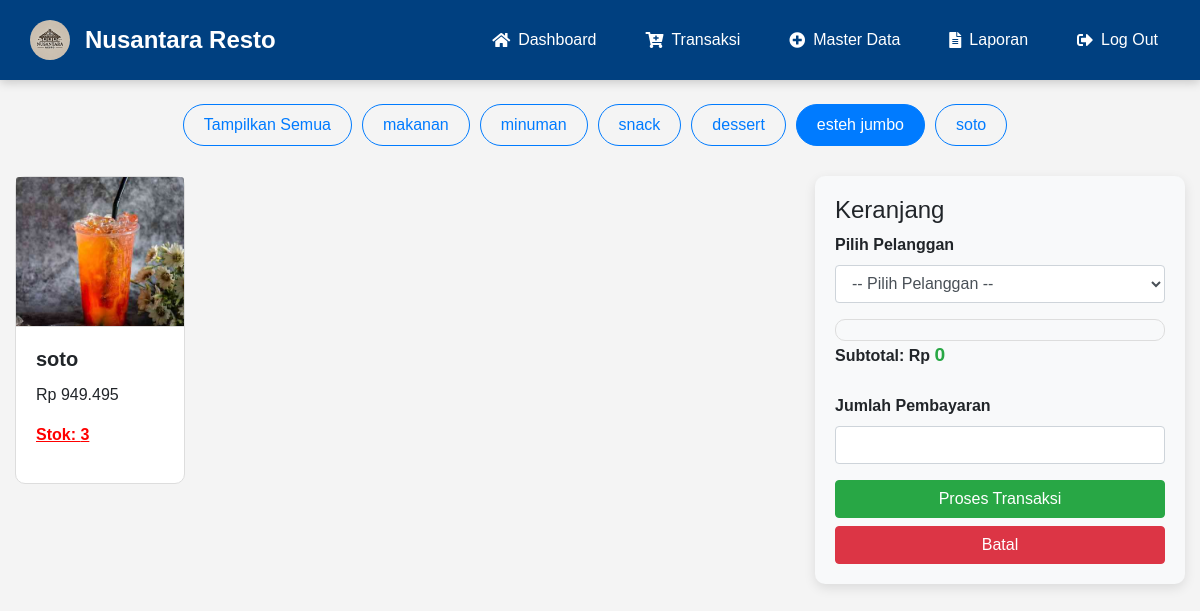
Screenshot of /transaksi.php?category=7 (signed in) with the database file from the repository.
### tables this page shows
CREATE TABLE `categories` (
  `id` int(11) NOT NULL,
  `name` varchar(100) NOT NULL
);

CREATE TABLE `products` (
  `id` int(11) NOT NULL,
  `name` varchar(255) NOT NULL,
  `category_id` int(11) DEFAULT NULL,
  `price` decimal(10,2) NOT NULL,
  `stock` int(11) NOT NULL,
  `image` varchar(255) NOT NULL
);

### transaksi.php (the view, shortened to what this page needs)
<?php
include 'config.php';
$categories = mysqli_query($conn, "SELECT * FROM categories");
$category_filter = "";
if (isset($_GET['category']) && $_GET['category'] != 'all') {
    $category_id = $_GET['category'];
    $category_filter = "AND category_id = '$category_id'";
}
$products = mysqli_query($conn, "SELECT * FROM products WHERE stock > 0 $category_filter");
?>
<!DOCTYPE html>
<html lang="en">
<head>
    <link rel="stylesheet" href="https://stackpath.bootstrapcdn.com/bootstrap/4.5.2/css/bootstrap.min.css">
</head>
<body>
<?php include "header.php"; ?>
    <div class="container-fluid mt-4">
        <div class="category-buttons">
            <a href="transaksi.php" class="btn btn-outline-primary category-button<?php echo !isset($_GET['category']) ? ' active-category' : ''; ?>">Tampilkan Semua</a>
            <?php mysqli_data_seek($categories, 0);  ?>
            <?php while ($category = mysqli_fetch_assoc($categories)) { ?>
                <a href="transaksi.php?category=<?php echo $category['id']; ?>" class="btn btn-outline-primary category-button<?php echo (isset($_GET['category']) && $_GET['category'] == $category['id']) ? ' active-category' : ''; ?>"><?php echo $category['name']; ?></a>
            <?php } ?>
        </div>
        <div class="row">
            <div class="col-md-8">
                <div class="row" id="product-list">
                    <?php while ($product = mysqli_fetch_assoc($products)) { ?>
                        <div class="col-md-3 mb-3">
                            <div class="card product-card" onclick="addToCart(<?= $product['id']; ?>, '<?= $product['name']; ?>', <?= $product['price']; ?>, <?= $product['stock']; ?>)">
                                <img src="<?= $product['image']; ?>" class="card-img-top" alt="<?= $product['name']; ?>" onerror="this.onerror=null; this.src='images/default.jpg';">
                                <div class="card-body">
                                    <h5 class="card-title"><?= $product['name']; ?></h5>
                                    <p class="card-text">Rp <?= number_format($product['price'], 0, ',', '.'); ?></p>
                                    <p class="stock">Stok: <?= $product['stock']; ?></p>
                                </div>
                            </div>
                        </div>
                    <?php } ?>
                </div>
            </div>
            <div class="col-md-4">
                <div class="transaction-sidebar">
                    <h4>Keranjang</h4>
                    <form method="POST" action="transaksi">
                        <div class="form-group">
                            <label for="customer_id">Pilih Pelanggan</label>
                            <select name="customer_id" id="customer_id" class="form-control" required>
                                <option value="">-- Pilih Pelanggan --</option>
                            </select>
                        </div>
                        <div class="cart-list" id="cart-list">
                        </div>
                        <div class="form-group">
                            <label>Subtotal: Rp <span id="subtotal">0</span></label>
                        </div>
                        <div class="form-group">
                            <label for="payment_amount">Jumlah Pembayaran</label>
                            <input type="number" name="payment_amount" id="payment_amount" class="form-control" required>
                        </div>
                        <button type="submit" name="submit_transaction" class="btn btn-success btn-block">Proses Transaksi</button>
                        <button type="button" class="btn btn-danger btn-block mt-2" onclick="clearCart()">Batal</button>
                    </form>
                </div>
            </div>
        </div>
    </div>
</body>
</html>

### transaksi.php (style rules this page uses)
.product-card { cursor: pointer; border: 1px solid #ddd; border-radius: 10px; transition: transform 0.3s, box-shadow 0.3s; display: flex; flex-direction: column; height: 100%; }
.product-card img { height: 150px; object-fit: cover; border-bottom: 1px solid #ddd; }
.product-card .card-body { display: flex; flex-direction: column; justify-content: space-between; }
.product-card .card-title { font-weight: bold; }
.product-card .stock { color: red; font-weight: bold; text-decoration: underline; }
.cart-list { max-height: 400px; overflow-y: auto; border: 1px solid #ddd; padding: 10px; border-radius: 10px; background-color: #f8f9fa; }
.category-buttons { margin-bottom: 20px; display: flex; justify-content: center; flex-wrap: wrap; }
.category-button { border-radius: 50px; padding: 8px 20px; margin-right: 10px; margin-bottom: 10px; transition: background-color 0.3s, color 0.3s; }
.active-category { background-color: #007bff; color: white; }
.transaction-sidebar { background-color: #f8f9fa; border-radius: 10px; padding: 20px; box-shadow: 0px 4px 12px rgba(0, 0, 0, 0.1); position: sticky; top: 20px; }
.form-group label { font-weight: bold; }
#subtotal { font-size: 1.2em; font-weight: bold; color: #28a745; }

### header.php (style rules this page uses)
body { margin: 0; font-family: 'Arial', sans-serif; background-color: #f4f4f4; }

### rows the page displays
categories: name "makanan"
categories: name "minuman"
categories: name "snack"
categories: name "dessert"
categories: name "esteh jumbo"
categories: name "soto"
products: image (picture), name "soto", price "949.495", stock "3"

### other values shown
$item['name'] "Dashboard"
$item['name'] "Transaksi"
$item['name'] "Master Data"
$item['name'] "Laporan"
$item['name'] "Log Out"
